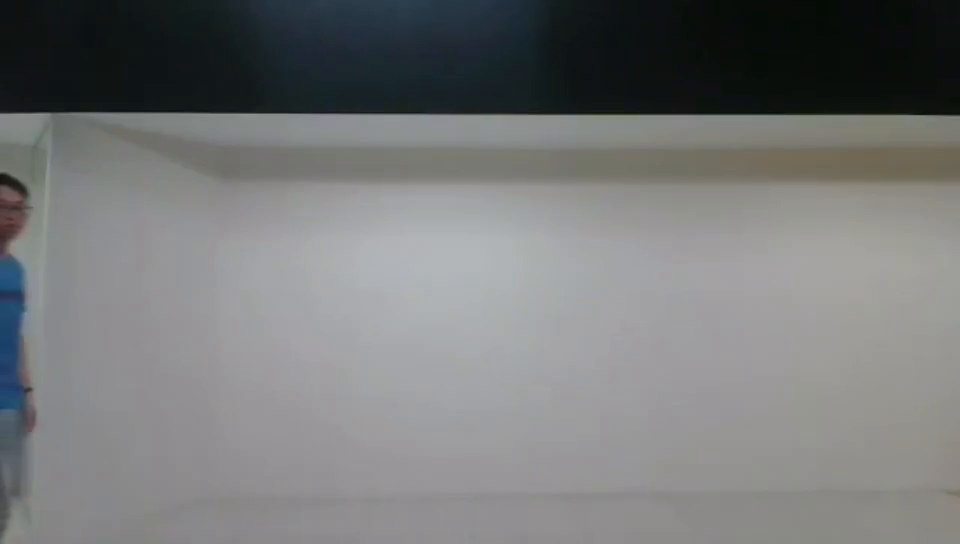
#> input picture frame 113 of example3.mp4, 960 x 544 px
$ python 'Object Tracking.py'
#> lines starting #> are read from the running program, lines starting #| are printed output that depends on the picture
# -*- coding: utf-8 -*-

import cv2
import numpy as np


# getting the video information
video = cv2.VideoCapture("example3.mp4")
firstFrame = None
#get one frame from the video
[grabbed, frame] = video.read()
#> frame is the input picture: shape (544, 960, 3); mean B, G, R 120.7, 120.4, 119.1
cX = 0
midX =0
#if video information success getting.
while grabbed:
#setting the video setting
    frame = cv2.resize(frame, (720, 480))
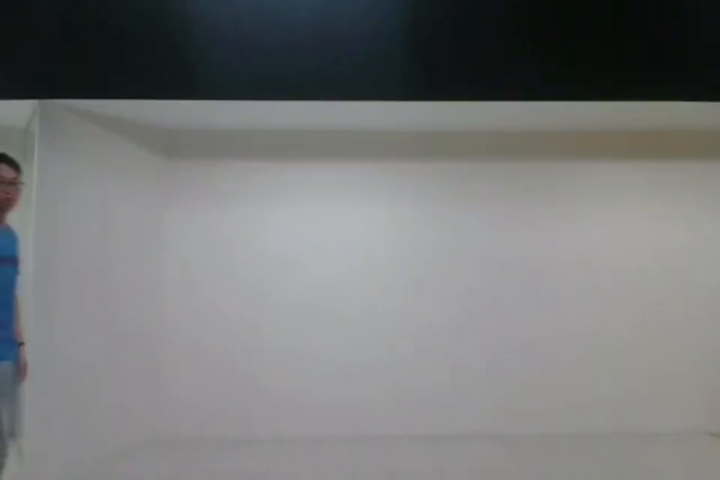
#> frame: shape (480, 720, 3); mean B, G, R 120.7, 120.4, 119.1
#converting color video to grayscale and blur it.
    gray = cv2.cvtColor(frame, cv2.COLOR_BGR2GRAY)
    gray = cv2.blur(gray,(20,20))
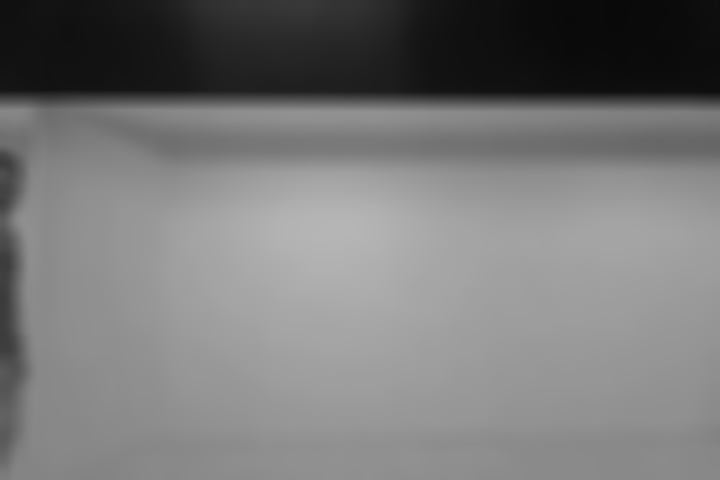
#> gray: shape (480, 720); min 9, max 181, mean 119.8

    [nrow, ncol] = gray.shape
#> nrow = 480; ncol = 720

    mask = np.zeros((nrow, ncol), dtype=np.uint8)
#check and store the firstframe into a variable
    if firstFrame is None:
        firstFrame = gray
        continue
#create a window 3x3 size
    kernel = cv2.getStructuringElement(cv2.MORPH_RECT,(3,3))
#Background subtractor
    firstFrame_f = firstFrame.astype(np.float64)
    gray_f = gray.astype(np.float64)
    diff = firstFrame_f - gray_f
    diff = np.abs(diff)
#Dilate the frame and mask it using thresholding
    diff = cv2.dilate(diff,kernel,iterations=2)
    mask[diff>35] = 255
#Find the contour (edges)
    [cnts, _] = cv2.findContours(mask.copy(), cv2.RETR_EXTERNAL, cv2.CHAIN_APPROX_SIMPLE)
    count = 0

    counter = 0

    for c in cnts:

        area = cv2.contourArea(c)

        if area<2500:
            continue
        else:
            #getting the previous Centroid(mid point)
            if cX > 0:
                midX = cX
            #Find the initial coordinates and size of the rectangle
            [x, y, w, h] = cv2.boundingRect(c)
            #accessing the moments dictionary  to find the Centroid(midpoint)
            M = cv2.moments(c)
            cX = int(M["m10"] / M["m00"])
            cY = int(M["m01"] / M["m00"])
            count = count +1
            #create a rectangle with the initial coordinates
            cv2.rectangle(frame, (x, y), (x+w, y+h), (255, 0, 0), 1)
            #create a dot to represent mid point
            cv2.circle(frame, (cX, cY), 7, (0, 255, 0), -1)
            #check whether the frame contains how many object
            if len(cnts) < 2:
                if cX < midX - 2:
                    #object going left
                    cv2.putText(frame,"Object heading: left",(cX,cY+100),cv2.FONT_HERSHEY_SIMPLEX,0.5,(255,255,255),2)
                elif cX > midX + 2:
                    #object going right
                    cv2.putText(frame,"Object heading: right",(cX,cY+100),cv2.FONT_HERSHEY_SIMPLEX,0.5,(255,255,255),2)
                else:
                    #object is stationary
                    cv2.putText(frame,"Object heading: stationary",(cX,cY+100),cv2.FONT_HERSHEY_SIMPLEX,0.5,(255,255,255),2)
            #show the direction
            cv2.putText(frame, "Count " + str(count) , (cX,cY ), cv2.FONT_HERSHEY_SIMPLEX, 0.5, (255, 255, 255), 2)


    #show the total object
    cv2.putText(frame, "Number of Objects : " + str(count) , (50, 50), cv2.FONT_HERSHEY_SIMPLEX, 0.5, (255, 255, 255), 2)
    #show the Processed video
    cv2.imshow("Video", frame)
    #show the thresholding mask
    cv2.imshow("Threshhold", mask)
    #Close application
    key = cv2.waitKey(1) & 0xFF

    if key == ord("q"):
        break

    [grabbed, frame] = video.read()

video.release()
cv2.destroyAllWindows()

$ run again, starting later in the video
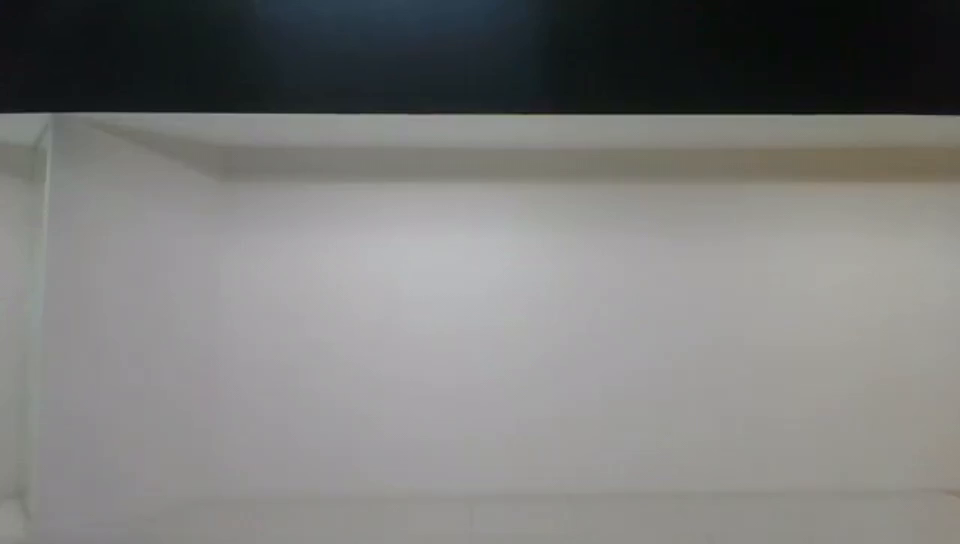
#> input picture frame 511 of example3.mp4, 960 x 544 px
#> frame is the input picture: shape (544, 960, 3); mean B, G, R 122.9, 124.3, 124.3
#> `frame = cv2.resize(frame, (720, 480))`:
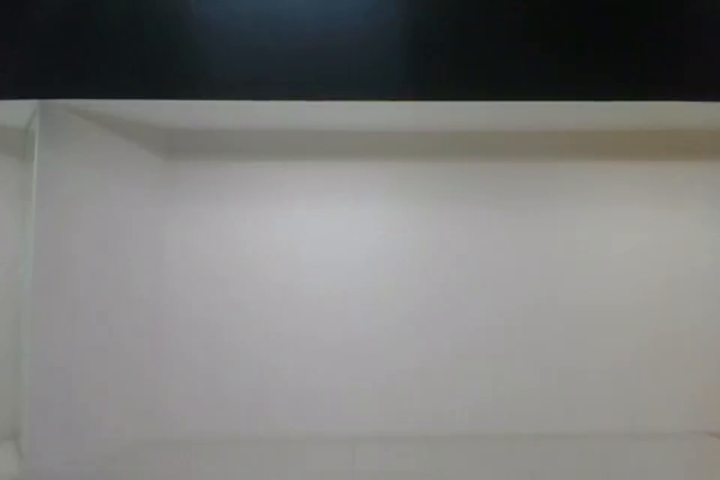
#> frame: shape (480, 720, 3); mean B, G, R 122.9, 124.3, 124.2
#> `gray = cv2.blur(gray,(20,20))`:
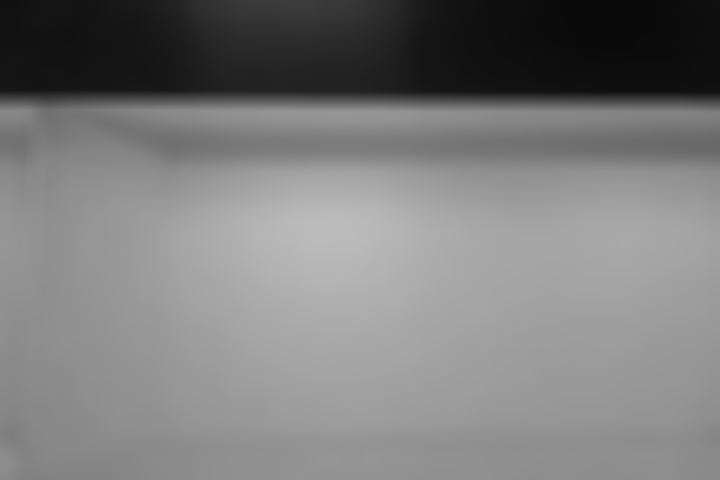
#> gray: shape (480, 720); min 10, max 187, mean 124

$ run again, starting later in the video
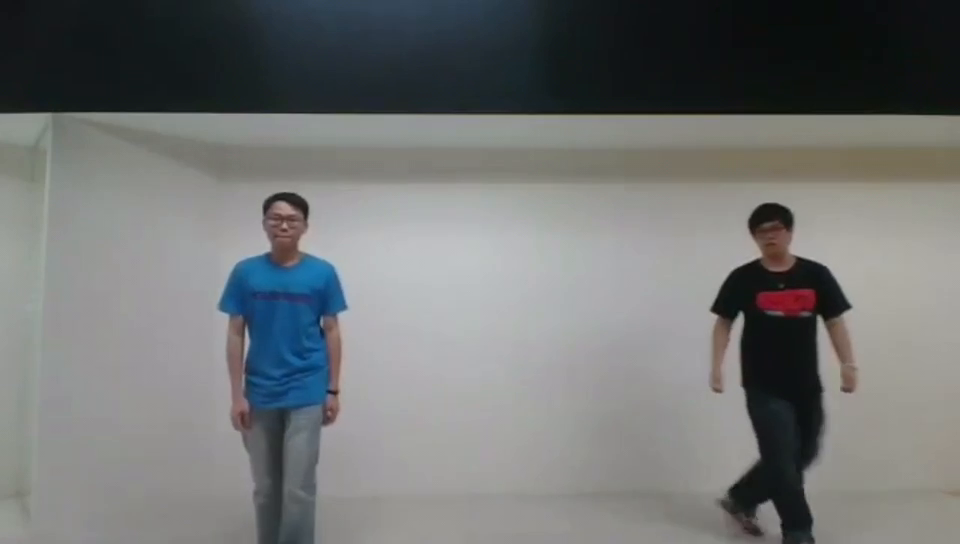
#> input picture frame 908 of example3.mp4, 960 x 544 px
#> frame is the input picture: shape (544, 960, 3); mean B, G, R 116.1, 116.5, 114.4
#> `frame = cv2.resize(frame, (720, 480))`:
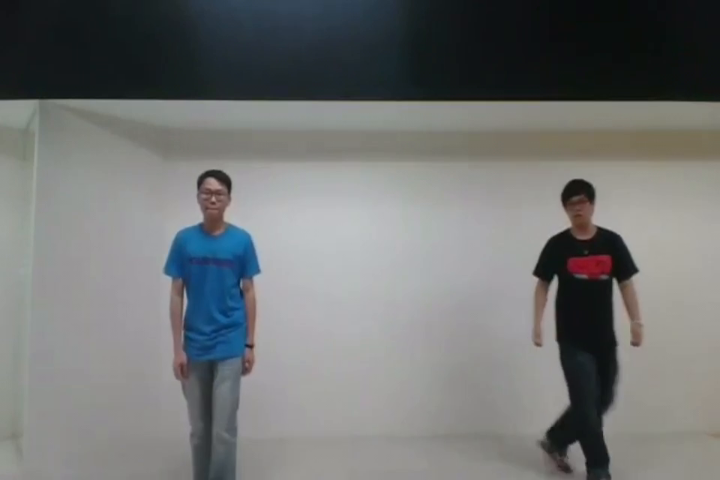
#> frame: shape (480, 720, 3); mean B, G, R 116.1, 116.5, 114.4
#> `gray = cv2.blur(gray,(20,20))`:
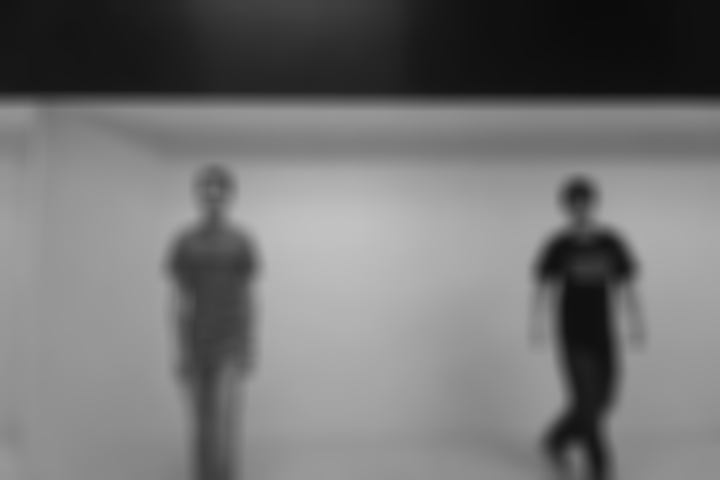
#> gray: shape (480, 720); min 11, max 194, mean 115.7
